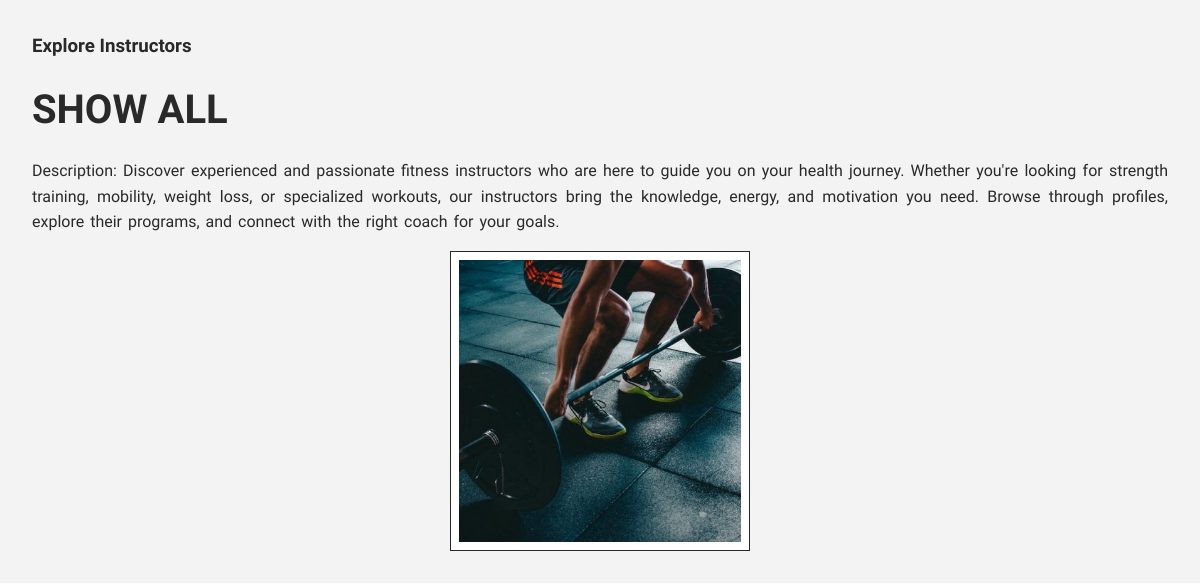
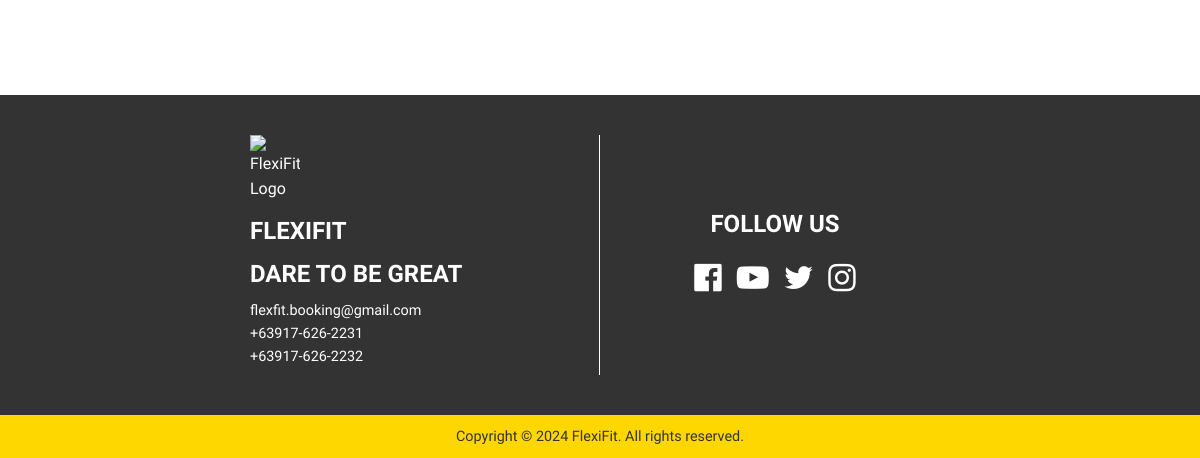
Page /explore-instructors.php on the earlier database version (2 pictures, top to bottom).
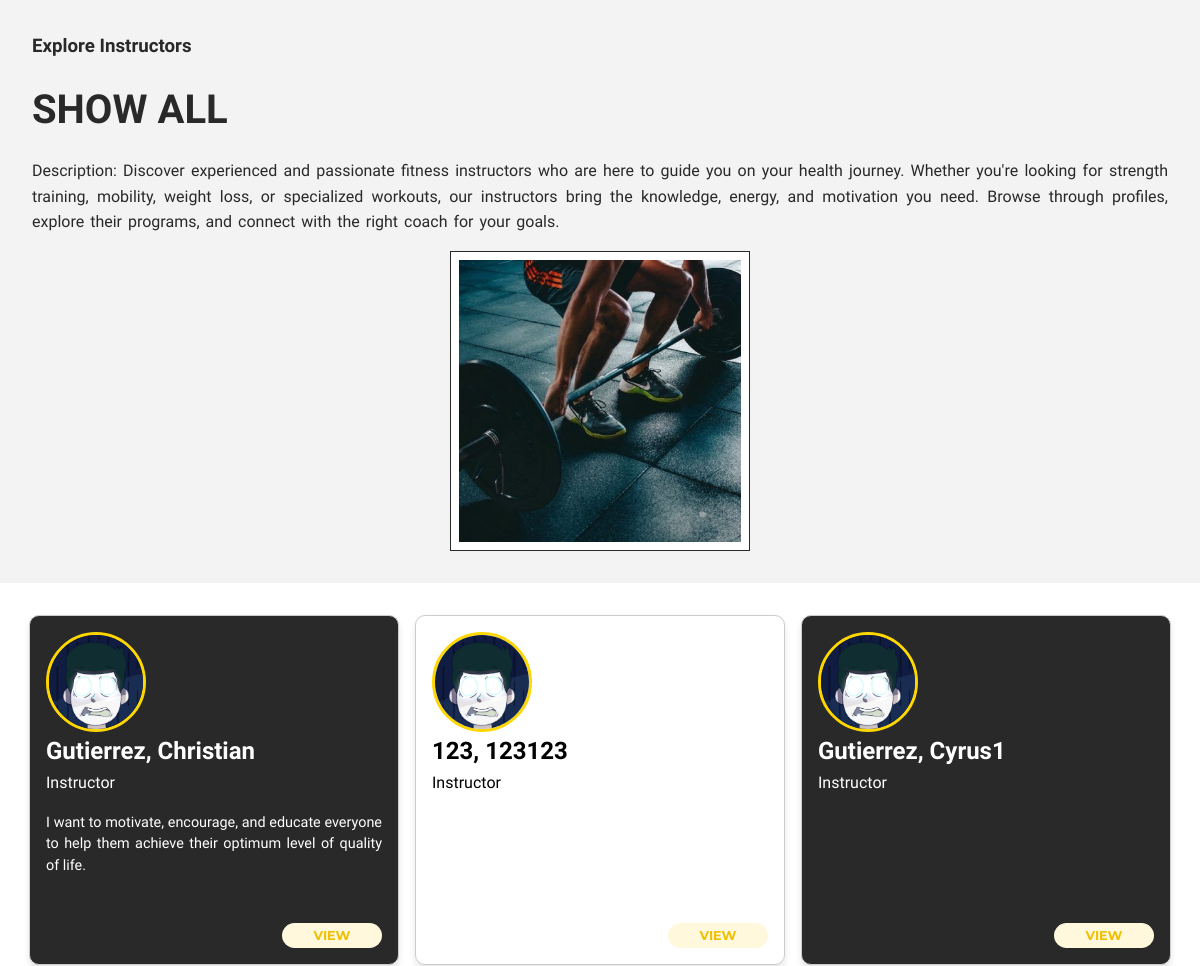
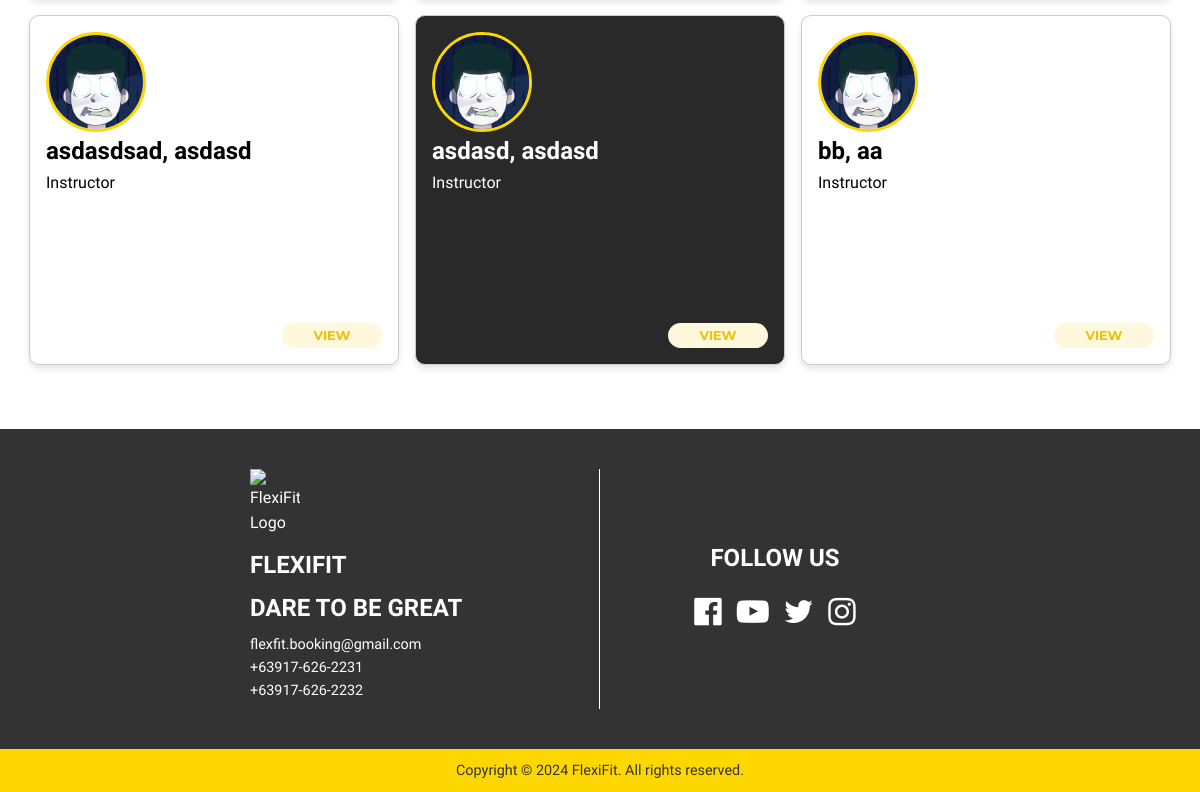
Same page on the later database version (2 pictures, top to bottom).
### tables this page shows
CREATE TABLE `instructor_details` (
  `ID` int(11) NOT NULL,
  `userID` int(11) NOT NULL,
  `goal` text DEFAULT NULL,
  `personalDescription` text DEFAULT NULL
);

CREATE TABLE `user` (
  `ID` int(11) NOT NULL,
  `username` varchar(255) NOT NULL,
  `email` varchar(255) NOT NULL,
  `password` varchar(255) NOT NULL,
  `firstName` varchar(255) NOT NULL,
  `lastName` varchar(255) NOT NULL,
  `DOB` date NOT NULL,
  `contactNo` bigint(11) NOT NULL,
  `gender` varchar(255) NOT NULL,
  `profilePicUrl` varchar(500) NOT NULL,
  `dateCreated` datetime NOT NULL DEFAULT current_timestamp(),
  `dateUpdated` date NOT NULL DEFAULT current_timestamp(),
  `lastLoggedIn` date NOT NULL DEFAULT current_timestamp(),
  `role` varchar(10) NOT NULL DEFAULT 'user',
  `status` varchar(10) NOT NULL DEFAULT 'active',
  `reset_token` varchar(255) DEFAULT NULL,
  `reset_expiry` datetime DEFAULT NULL
);

### includes/class-instructor.php (called while the page is built, shortened)
<?php
class Instructor
{
    private $conn;
    public function __construct($conn)
    {
        $this->conn = $conn;
    }
    public function get_instructors()
    {
        $stmt = $this->conn->prepare("SELECT `user`.`ID`, `user`.`firstName`, `user`.`lastName`, `user`.`profilePicUrl`, `instructor_details`.`goal`, `instructor_details`.`personalDescription` FROM `user` LEFT JOIN `instructor_details` ON `user`.`ID` = `instructor_details`.`userID` WHERE `user`.`status` = 'active' AND `user`.`role` = 'instructor'");
        $stmt->execute();
        $result = $stmt->get_result();
        if ($result->num_rows > 0) {
            $instructorRows = [];
            while ($rows = $result->fetch_assoc()) {
                $instructorRows[] = $rows;
            }
            return $instructorRows;
        } else {
            return [];
        }
    }
}

### explore-instructors.php (the view, shortened to what this page needs)
<?php
require_once("./includes/auth.php");
require_once "./includes/class-instructor.php";
$instructors = new Instructor($conn);
$instructorList = $instructors->get_instructors();
?>
<!DOCTYPE html>
<html lang="en">
<head>
  <?php require_once "./components/global_css.php" ?>
  <link rel="stylesheet" href="css/header.css" />
  <link rel="stylesheet" href="./css/instructors.css" />
</head>
<body>
  <header class="header">
    <div class="header-details">
      <div class="header-content">
        <div class="header-list">
          <h3>Explore Instructors</h3>
        </div>
        <h1>
          SHOW ALL
        </h1>
        <div class="header-list">
          <p>Description: </p>
          <p>
            Discover experienced and passionate fitness instructors who are here to guide you on your health journey. Whether you're looking for strength training, mobility, weight loss, or specialized workouts, our instructors bring the knowledge, energy, and motivation you need. Browse through profiles, explore their programs, and connect with the right coach for your goals.
          </p>
        </div>
      </div>
      <div class="header-background">
        <img src="./assets/bg.jpg" alt="Instructors Visual">
      </div>
    </div>
  </header>
  <div class="main-container">
    <div class="trainer-section">
      <?php foreach ($instructorList as $rows): ?>
        <div class="trainer-card">
          <div class="trainer-image">
            <img src="./instructor/images/<?= rawurlencode($rows['firstName']) . "-" . rawurlencode($rows['lastName']) . "/" . rawurlencode($rows['profilePicUrl']) ?>" />
            <h2><?= htmlspecialchars($rows['lastName']) . ", " . htmlspecialchars($rows['firstName']) ?></h2>
            <p>Instructor</p>
          </div>
          <div class="trainer-text">
            <p>
              <?= htmlspecialchars($rows['goal']) ?>
            </p>
          </div>
          <a href="instructor-profile.php?id=<?= htmlspecialchars($rows['ID']) ?>"><button class="view-btn">VIEW</button></a>
        </div>
      <?php endforeach; ?>
    </div>
  </div>
  <?php require_once "./components/footer.php" ?>
</body>
</html>

Differences in the rows shown:
added instructor_details: userID.profilePicUrl (picture), userID.lastName "Gutierrez", userID.firstName "Christian", goal "I want to motivate, encourage, and educate everyone to help them achieve their optimum level of quality of life."
added user: firstName+profilePicUrl (picture), lastName "123", firstName "123123"
added user: firstName+lastName+profilePicUrl (picture), lastName "Gutierrez", firstName "Cyrus1"
added user: firstName+lastName+profilePicUrl (picture), lastName "asdasdsad", firstName "asdasd"
added user: firstName+lastName+profilePicUrl (picture), lastName "asdasd", firstName "asdasd"
added user: profilePicUrl (picture), lastName "bb", firstName "aa"
